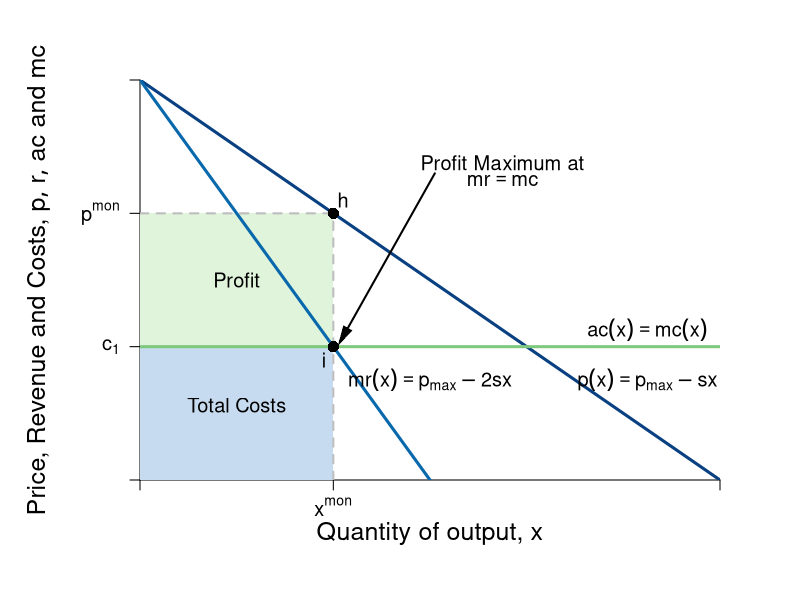

Reproduce this figure in R.
#Graph Designer: Simon Halliday
#Authors: Bowles, Foley and Halliday
#Title: Coordination, Conflict and Competition: A Text in Microeconomics

require(shape)
pdf(file = "competitionmarkets/monopolist_profit.pdf", width = 9, height = 7)

#Set parameters for graphics
axislabelsize <- 1.5
labelsize <- 1.2
graphlinewidth <- 3
segmentlinewidth <- 2

COL <- c("#7fc97f", "#beaed4", "#fdc086", "#ffff99", "#386cb0", "#f0027f", "#bf5b17", "#666666")
COLA <- c("#e0f3db", "#99d8c9","#66c2a4","#41ae76", "#238b45", "#005824")
COLB <- c("#c6dbef", "#4eb3d3", "#2b8cbe", "#0868ac","#084081")

#Edited the margins to cater for the larger LHS labels
par(mar =  c(6, 7, 4, 4))

AvgRevenue <- function(x, rmax = 12, xmax = 12){
  rmax - (rmax/xmax)*x
}
  
MRevenue <- function(x, rmax = 12, xmax = 12){
  rmax - 2*(rmax/xmax)*x
}

AvgCost <- function(x, c0 = 2, c1 = 4){
  c0/x + c1
}

xlims <- c(0, 12)
ylims <- c(0, 12)

npts <- 501 
x <- seq(xlims[1], xlims[2], length.out = npts)
y <- seq(ylims[1], ylims[2], length.out = npts) 
a <- c(13, 16.75, 19.25)

plot(0, 0, xlim = xlims, ylim = ylims, type = "n",
     xlab = expression(paste("")),
     ylab = expression(paste("")), 
     xaxt = "n", 
     yaxt = "n", 
     cex.lab = axislabelsize, 
     bty = "n",
     xaxs="i", 
     yaxs="i")

# ticksy <- seq(from = ylims[1], to = ylims[2], by = 1)
# ylabels <- seq(from = ylims[1], to = ylims[2], by = 1)
# ticksx <- seq(from = xlims[1], to = xlims[2], by = 1)
# xlabels <- seq(from = xlims[1], to = xlims[2], by = 1)
ticksy <- c(0, 4, AvgRevenue(x = 4), ylims[2])
ylabels <- c(NA, expression(paste(c[1])), expression(paste(p^{mon})), NA)
ticksx <- c(0, 4, xlims[2])
xlabels <- c(NA, expression(paste(x^{mon})), NA)

axis(1, at = ticksx, pos = 0, labels = xlabels, cex.axis = labelsize)
axis(2, at = ticksy, pos = 0, labels = ylabels, las = 1, cex.axis = labelsize)

npts <- 500 
xx1 <- seq(xlims[1], xlims[2], length.out = npts)
xx3 <- seq(2, 6, length.out = npts)

#Draw the polygon for profit
xpoly1 <- c(0, 4, 4, 0, 0)
ypoly1 <- c(4, 4, AvgRevenue(x = 4), AvgRevenue(x = 4), 4)
polygon(x = xpoly1, y = ypoly1, col=COLA[1], density=NULL, border = NA)

#Draw the polygon for costs
xpoly2 <- c(0, 4, 4, 0, 0)
ypoly2 <- c(0, 0, 4, 4, 4)
polygon(x = xpoly2, y = ypoly2, col=COLB[1], density=NULL, border = NA)

#lines(xx1, bcA(xx1, w = 10, p = 1.5), col = COLB[3], lwd = graphlinewidth)
lines(xx1, AvgRevenue(xx1, rmax = 12, xmax = 12), col = COLB[5], lwd = graphlinewidth)
lines(xx1, MRevenue(xx1, rmax = 12, xmax = 12), col = COLB[4], lwd = graphlinewidth)
#lines(xx1, AvgCost(xx1, c0 = 2, c1 = 4), col = COLA[5], lwd = graphlinewidth)

#Label the axes
mtext(expression(paste("Quantity of output, ", x)), side=1, line = 2.5, cex = axislabelsize)
text(-2.1, 0.5*ylims[2], expression(paste("Price, Revenue and Costs, ", list(p, r, ac), " and ", mc)), xpd = TRUE, cex = axislabelsize, srt = 90) 

#Label curves
text(10.5, 4.5, expression(paste(ac(x) == mc(x))), cex = labelsize)
text(10.5, 3, expression(paste(p(x) == p[max] - s*x)), cex = labelsize)
text(6, 3, expression(paste(mr(x) == p[max] - 2*s*x)), cex = labelsize)

#Labels cost and profit areas
text(2, 0.5*AvgCost(x = 4), expression("Total Costs"), cex = labelsize)
text(2, 6, expression("Profit"), cex = labelsize)

#Draw segments for total costs
segments(0, AvgRevenue(x = 4), 4, AvgRevenue(x = 4), lty = 2, col = "gray" , lwd = segmentlinewidth)
segments(4, 0, 4, AvgRevenue(x = 4), lty = 2, col = "gray" , lwd = segmentlinewidth)
segments(0, 4, xlims[2], 4, lty = 1, col = COL[1] , lwd = graphlinewidth)

#Label Points for comparison
points(4, MRevenue(x = 4), pch = 16, col = "black", cex = 1.5)
text(3.8, MRevenue(x = 4) - 0.4, expression(i), cex = labelsize)


points(4, AvgRevenue(x = 4), pch = 16, col = "black", cex = 1.5)
text(4.2, AvgRevenue(x = 4) + 0.4, expression(h), cex = labelsize)


#Arrow to mr = mc
text(7.5, 9.5, expression(paste("Profit Maximum at")), cex = labelsize)
text(7.5, 9, expression(paste(mr == mc)), cex = labelsize)
Arrows(6.1, 9.2, 4.2, 4.3, col = "black", lty = 1, lwd = 2, arr.type = "triangle", arr.lwd = 0.5)



dev.off()
